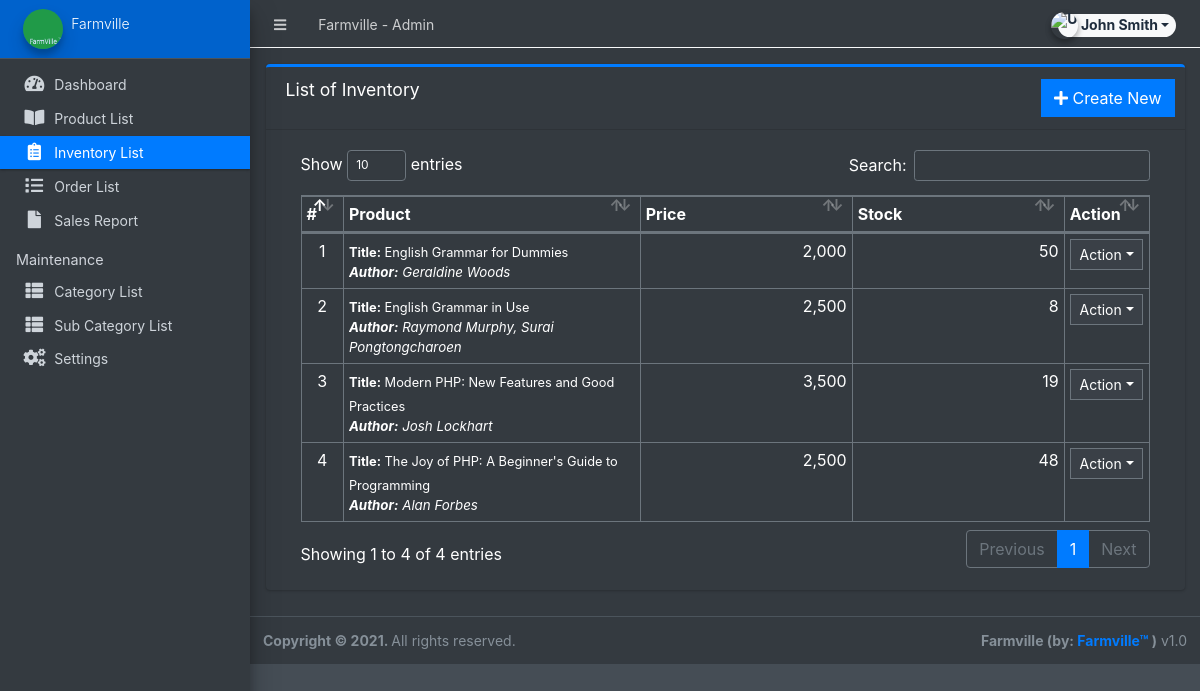
The app's page /admin/?page=inventory (signed in), older data.
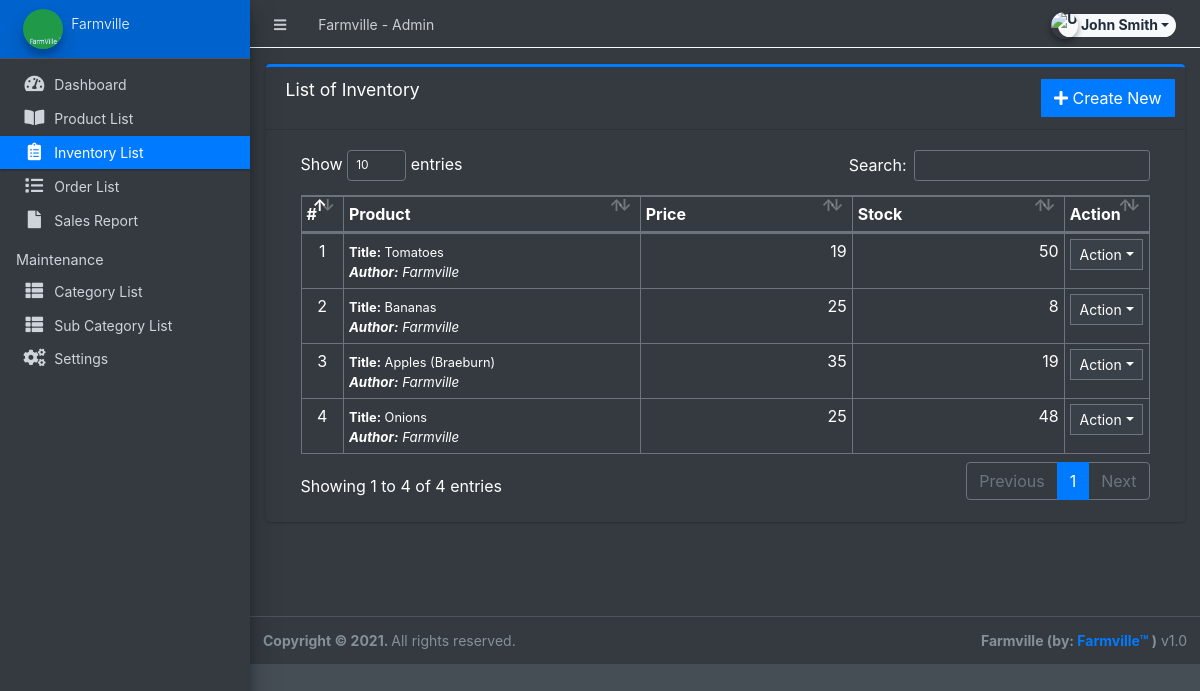
The same page, newer data.
### tables this page shows
CREATE TABLE `inventory` (
  `id` int(30) NOT NULL,
  `product_id` int(30) NOT NULL,
  `quantity` double NOT NULL,
  `price` float NOT NULL,
  `date_created` datetime NOT NULL DEFAULT current_timestamp(),
  `date_updated` datetime DEFAULT NULL ON UPDATE current_timestamp()
);

CREATE TABLE `products` (
  `id` int(30) NOT NULL,
  `category_id` int(30) NOT NULL,
  `sub_category_id` int(30) NOT NULL,
  `title` varchar(250) NOT NULL,
  `author` text NOT NULL,
  `description` text NOT NULL,
  `status` tinyint(1) NOT NULL DEFAULT 1,
  `date_created` datetime NOT NULL DEFAULT current_timestamp()
);

### admin/inventory/index.php (the view, shortened to what this page needs)
<div class="card card-outline card-primary">
	<div class="card-header">
		<h3 class="card-title">List of Inventory</h3>
		<div class="card-tools">
			<a href="?page=inventory/manage_inventory" class="btn btn-flat btn-primary"><span class="fas fa-plus"></span>  Create New</a>
		</div>
	</div>
	<div class="card-body">
		<div class="container-fluid">
        <div class="container-fluid">
			<table class="table table-bordered table-stripped">
				<colgroup>
					<col width="5%">
					<col width="35%">
					<col width="25%">
					<col width="25%">
					<col width="10%">
				</colgroup>
				<thead>
					<tr>
						<th>#</th>
						<th>Product</th>
						<th>Price</th>
						<th>Stock</th>
						<th>Action</th>
					</tr>
				</thead>
				<tbody>
					<?php
					$i = 1;
						$qry = $conn->query("SELECT i.*,p.title as product,p.author from `inventory` i inner join `products` p on p.id = i.product_id order by unix_timestamp(i.date_created) desc ");
						while($row = $qry->fetch_assoc()):
						$sold = $conn->query("SELECT SUM(ol.quantity) as sold FROM order_list ol inner join orders o on o.id = ol.order_id where ol.product_id='{$row['id']}' and o.`status` != 4 ");
						$sold = $sold->num_rows > 0 ? $sold->fetch_assoc()['sold'] : 0;
						$avail = $row['quantity'] - $sold;
						foreach($row as $k=> $v){
							$row[$k] = trim(stripslashes($v));
						}
					?>
						<tr>
							<td class="text-center"><?php echo $i++; ?></td>
							<td>
								<p class="m-0"><small><b>Title:</b> <?php echo $row['product'] ?></small></p>
								<p class="m-0 truncate"><b>Author:</b> <?php echo $row['author'] ?></p>
							</td>
							<td class="text-right"><?php echo number_format($row['price']) ?></td>
							<td class="text-right"><?php echo $avail ?></td>
							<td align="center">
								 <button type="button" class="btn btn-flat btn-default btn-sm dropdown-toggle dropdown-icon" data-toggle="dropdown">
				                  		Action
				                  </button>
							</td>
						</tr>
					<?php endwhile; ?>
				</tbody>
			</table>
		</div>
		</div>
	</div>
</div>

Row changes from the older to the newer data that the page shows:
changed inventory: product.title "English Grammar for Dummies" → "Tomatoes"; product.author "Geraldine Woods" → "Farmville"; price "2,000" → "19"
changed inventory: product.title "English Grammar in Use" → "Bananas"; product.author "Raymond Murphy, Surai Pongtongcharoen" → "Farmville"; price "2,500" → "25"
changed inventory: product.title "Modern PHP: New Features and Good Practices" → "Apples (Braeburn)"; product.author "Josh Lockhart" → "Farmville"; price "3,500" → "35"
changed inventory: product.title "The Joy of PHP: A Beginner's Guide to Programming" → "Onions"; product.author "Alan Forbes" → "Farmville"; price "2,500" → "25"
